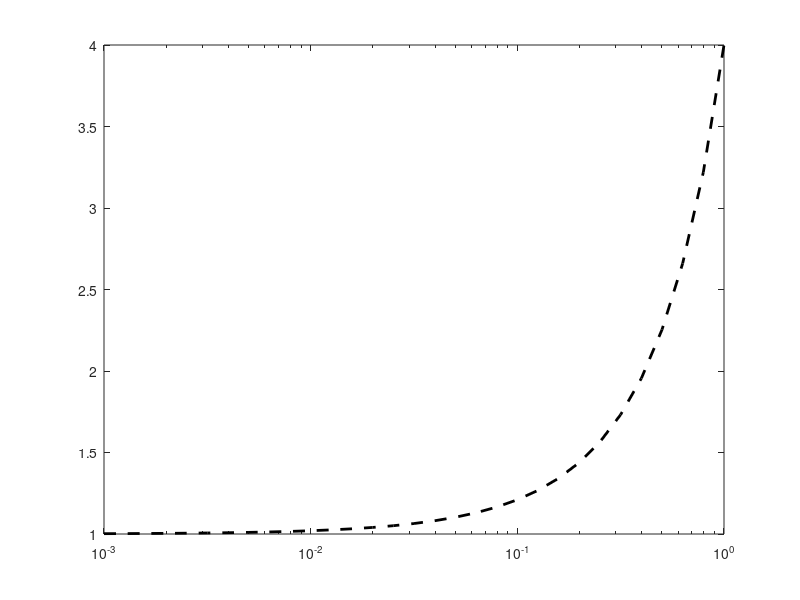

This chart was generated by the following MATLAB code: (Note: this script raises an error after producing the figure.)
% MATLAB codes for Finite Element Analysis
% Derivative Calculation
% Author: Kaung Myat San
% Time: 07:10 P.M Time 22/01/2024

x0 = 1.0;   % the point where the derivative is calculated
dx = 10.^[-3:.1:0];     % delta x values varying from 1 to 10^-3
for k=1:length(dx)
    % forward difference scheme
    dudx_f(k) = ((x0+dx(k))^3-(x0+dx(k))^2 - x0^3 + x0^2)/dx(k);
    % backward difference scheme
    dudx_c(k) = ((x0+dx(k))^3 - (x0+dx(k))^2 ...
        -(x0-dx(k))^3+(x0-dx(k))^2)/(2*dx(k));
end

% plot the results
figure(1);
semilogx(dx, dudx_f, 'k--', 'LineWidth',2);
hold on
semilogx(dx, dudx_b,'k:','LineWidth',2);
semilogx(dx, dudx_c,'k:','LineWidth',2);
set(gca,' fontsize ', 16);
xlabel('x', ' fontsize ', 18);
ylabel('du/dx', ' fontsize ', 18);
legend('Forward difference', 'Backward difference', ...
    'Central difference', 'Location','northwest');
